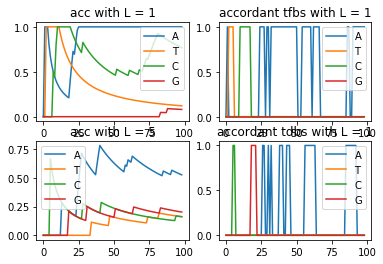

The script that drew this image:
import pandas as pd
pd.options.display.float_format = '${:,.8f}'.format
from sklearn import preprocessing
import matplotlib.pyplot as plt
from scipy import stats
import numpy as np
from mpl_toolkits.mplot3d import Axes3D
import unicodedata
import os
import scipy.special as sps

def prune(P0, j, L, Seq, k, LDNA, l, c, fb):
    Pf_ = np.array(list([0]*len(x)))
    Pb_ = np.array(list([0]*len(x)))
    L = L-1;
    if fb == 'f' :
        if k - 1 ==  k - L:
            nfn_ = Seq[k-1].count(LDNA[j])
        else:
            nfn_ = Seq[k-1:k-L+1].count(LDNA[j])
        if nfn_ == 0:
            nfn_ = Seq[k:k+2*L-1+1+1].count(LDNA[j])/len(LDNA[j])**(l+2)
        if k ==  k - L:
            nfd_ = Seq[k].count(LDNA[j])
        else:
            nfd_ = Seq[k-L:k+1].count(LDNA[j])
        if nfd_ == 0:
            nfd_ = Seq[k:k+2*L-1+1].count(LDNA[j])/len(LDNA[j])**(l+2)
        if nfd_ == 0:
            if nfn_ == 0:
                Pf_ = 0
            else:
                Pf_ = 0.25
        else:
            Pf_ = nfn_/nfd_   
        
        KL = sum(Pf_*np.log(2, P0/Pf))   
        if KL <= c:
            Pf_= 0
        P = Pf_
            
        
    else:
        if k - 1 ==  k - Lb:
            nbn_ = Seq[k-1].count(dDNA[j])
        else:
            nbn_ = Seq[k-L:k-1+1].count(dDNA[j])
        if nbn_ == 0:
            nbn_ = Seq[k:k+2*L-1+1].count(dDNA[j])/len(dDNA[j])**(l+2)
        if k ==  k - L:
            nbd_ = Seq[k-1].count(dDNA[j])
        else:
            nbd_ = Seq[k-L:k+1].count(dDNA[j])
        if nbd_ == 0:
            nbd_ = Seq[k:k+2*L-1+1].count(dDNA[j])/len(dDNA[j])**(l+2)
        if nbd_ == 0:
            if nbn_ == 0:
                Pb_ = 0
            else:
                Pb_ = 0.25
        else:
            Pb_ = nbn_/nbd_   
        
        KL = sum(Pb_*np.log(2, P0/Pb))  
        psi = len(LDNA)**(l+1)/nbn_
        while (L > 1) & (KL <= c*psi):
            L = L - 1
            Pb_ = prune(Pb_, j, L, Seq, k, dDNA, l, c, 'b')
        P = Pb_
    return P
#path = r'D:/Introduction to R/HMM//'
file = r'P:/GCMC/GCMC/STXBP1pheno.txt'
#file = r'D:/Introduction to R/HMM/STXBP1pheno.txt'
dataset = pd.read_csv(file, sep = ',')
Seq = str(dataset.x[1])
seq = list(dataset.x[1])
x = seq[0:99] #example 100
        

dDNA = ['A','T','C','G']
Lf = 1
Lb = 5# binding site
c = 0.65


Pf = np.array(list([0.0]*len(dDNA)))
Pb = np.array(list([0.0]*len(dDNA)))
nfn = np.array(list([0.0]*len(dDNA)))
nfd = np.array(list([0.0]*len(dDNA)))
nbn = np.array(list([0.0]*len(dDNA)))
nbd = np.array(list([0.0]*len(dDNA)))
PF = np.repeat(np.zeros(len(dDNA)), len(dDNA)).reshape(len(dDNA), len(dDNA))
PB = np.repeat(np.zeros(len(dDNA)), len(dDNA)).reshape(len(dDNA), len(dDNA))

pred_f =np.array(list(['']*len(x)))
accAf = np.array(list([0.0]*len(x)))
accCf = np.array(list([0.0]*len(x)))
accTf = np.array(list([0.0]*len(x)))
accGf = np.array(list([0.0]*len(x)))
accf = np.array([accAf,accCf,accTf,accGf])
tfbsAf = np.array(list([0.0]*len(x)))
tfbsTf = np.array(list([0.0]*len(x)))
tfbsCf = np.array(list([0.0]*len(x)))
tfbsGf = np.array(list([0.0]*len(x))) 


#L = 1 find tfbs with 10 box(fragment with significantly higher accuracy)
for i in np.arange(1, len(x)):  
    for j in range(len(dDNA)):
        if i - 1 ==  i - Lf:
            nfn[j] = Seq[i-1].count(dDNA[j])
        else:
            #[]: upper bound excluded
            nfn[j] = Seq[i-Lf:i-1+1].count(dDNA[j])
        if nfn[j] == 0:
            nfn[j] = Seq[i:i+2*Lf-1+1].count(dDNA[j])/len(dDNA[j])**(i+1) 
        if i ==  i - Lf:
            nfd[j] = Seq[i].count(dDNA[j]) 
        else:
            nfd[j] = Seq[i-Lf:i+1].count(dDNA[j])
        if nfd[j] == 0:
            nfd[j] = Seq[i:i+2*Lf-1+1].count(dDNA[j])/len(dDNA[j])**(i+1)
        if nfd[j] == 0:
            if nfn[j] == 0:
                Pf[j] = 0
            else:
                Pf[j] = 0.25
        else:
            Pf[j] = nfn[j]/nfd[j]        
        if  x[i] == dDNA[0]:
            PF[0,j] = Pf[j]
    #            PB[0,j] = max(Pb[j], Pb_[j])               
        if  x[i] == dDNA[1]: 
            PF[1,j] = Pf[j]
    #            PB[1,j] = max(Pb[j], Pb_[j])
        if  x[i] == dDNA[2]: 
            PF[2,j] = Pf[j]
    #            PB[2,j] = max(Pb[j], Pb_[j])
        if  x[i] == dDNA[3]: 
            PF[3,j] = Pf[j]
    #            PB[3,j] = max(Pb[j], Pb_[j])     
        if j == 3:
            nfn = np.array(list([0]*len(dDNA)))
            nfd = np.array(list([0]*len(dDNA)))
    P0 = np.dot([1,1,1,1], PF)
    pred_f[i] = dDNA[np.argmax(P0)]
    accAf[i] = sum((pred_f[0:i+1]==x[0:i+1]) * (pred_f[0:i+1] == np.repeat(dDNA[0],i+1)))/(i+1)* len(dDNA)
    accTf[i] = sum((pred_f[0:i+1]==x[0:i+1]) * (pred_f[0:i+1] == np.repeat(dDNA[1],i+1)))/(i+1)* len(dDNA)
    accCf[i] = sum((pred_f[0:i+1]==x[0:i+1]) * (pred_f[0:i+1] == np.repeat(dDNA[2],i+1)))/(i+1)* len(dDNA)
    accGf[i] = sum((pred_f[0:i+1]==x[0:i+1]) * (pred_f[0:i+1] == np.repeat(dDNA[3],i+1)))/(i+1)* len(dDNA)        
accAf[accAf>1] = 1
accTf[accTf>1] = 1
accCf[accCf>1] = 1
accGf[accGf>1] = 1
accf = np.array([accAf,accCf,accTf,accGf])
tfbsAf[(accAf>np.mean(accAf))*(accAf>=accCf)*(accAf>=accTf)*(accAf>=accGf)*(pred_f==dDNA[0])] = 1
tfbsTf[(accTf>np.mean(accTf))*(accTf>=accAf)*(accTf>=accCf)*(accTf>=accGf)*(pred_f==dDNA[1])] = 1
tfbsCf[(accCf>np.mean(accCf))*(accCf>=accAf)*(accCf>=accTf)*(accCf>=accGf)*(pred_f==dDNA[2])] = 1
tfbsGf[(accGf>np.mean(accGf))*(accGf>=accAf)*(accGf>=accCf)*(accGf>=accTf)*(pred_f==dDNA[3])] = 1
tfbsf = np.array([tfbsAf,tfbsCf,tfbsTf,tfbsGf]) 
##L = 5 find tfbs with 10 box(fragment with significantly higher accuracy)
Pf = np.array(list([0.0]*len(dDNA)))
Pb = np.array(list([0.0]*len(dDNA)))
nfn = np.array(list([0.0]*len(dDNA)))
nfd = np.array(list([0.0]*len(dDNA)))
nbn = np.array(list([0.0]*len(dDNA)))
nbd = np.array(list([0.0]*len(dDNA)))
PF = np.repeat(np.zeros(len(dDNA)), len(dDNA)).reshape(len(dDNA), len(dDNA))
PB = np.repeat(np.zeros(len(dDNA)), len(dDNA)).reshape(len(dDNA), len(dDNA))

pred_b =np.array(list(['']*len(x)))
accAb = np.array(list([0.0]*len(x)))
accCb = np.array(list([0.0]*len(x)))
accTb = np.array(list([0.0]*len(x)))
accGb = np.array(list([0.0]*len(x)))
accb = np.array([accAb,accCb,accTb,accGb])
tfbsAb = np.array(list([0.0]*len(x)))
tfbsTb = np.array(list([0.0]*len(x)))
tfbsCb = np.array(list([0.0]*len(x)))
tfbsGb = np.array(list([0.0]*len(x))) 

for i in np.arange(Lb, len(x)):  
    for j in range(len(dDNA)):        
        if i - 1 ==  i - Lb:
            nbn[j] = Seq[i-1].count(dDNA[j])
        else:
            #[]: upper bound excluded
            nbn[j] = Seq[i-Lb:i-1+1].count(dDNA[j])
        if nbn[j] == 0:
            nbn[j] = Seq[i:i+2*Lb-1+1].count(dDNA[j])/len(dDNA[j])**(i+1) 
        if i ==  i - Lb:
            nbd[j] = Seq[i].count(dDNA[j]) 
        else:
            nbd[j] = Seq[i-Lb:i+1].count(dDNA[j])
        if nbd[j] == 0:
            nbd[j] = Seq[i:i+2*Lb-1+1].count(dDNA[j])/len(dDNA[j])**(i+1)
        if nbd[j] == 0:
            if nbn[j] == 0:
                Pb[j] = 0
            else:
                Pb[j] = 0.25
        else:
            Pb[j] = nbn[j]/nbd[j]        
        if  x[i] == dDNA[0]:
            PB[0,j] = Pb[j]
    #            PB[0,j] = max(Pb[j], Pb_[j])               
        if  x[i] == dDNA[1]: 
            PB[1,j] = Pb[j]
    #            PB[1,j] = max(Pb[j], Pb_[j])
        if  x[i] == dDNA[2]: 
            PB[2,j] = Pb[j]
    #            PB[2,j] = max(Pb[j], Pb_[j])
        if  x[i] == dDNA[3]: 
            PB[3,j] = Pb[j]
    #            PB[3,j] = max(Pb[j], Pb_[j])     
        if j == 3:
            nbn = np.array(list([0]*len(dDNA)))
            nbd = np.array(list([0]*len(dDNA)))    
#            nbn_ = np.array(list([0]*len(LDNA)))
#            nbd_ = np.array(list([0]*len(LDNA)))
#            nbn = np.array(list([0]*len(LDNA)))
#            nbd = np.array(list([0]*len(LDNA))) 
    P0 = np.dot([1,1,1,1], PB)
    pred_b[i] = dDNA[np.argmax(P0)]
    accAb[i] = sum((pred_b[0:i+1]==x[0:i+1]) * (pred_b[0:i+1] == np.repeat(dDNA[0],i+1)))/(i+1)* len(dDNA)
    accTb[i] = sum((pred_b[0:i+1]==x[0:i+1]) * (pred_b[0:i+1] == np.repeat(dDNA[1],i+1)))/(i+1)* len(dDNA)
    accCb[i] = sum((pred_b[0:i+1]==x[0:i+1]) * (pred_b[0:i+1] == np.repeat(dDNA[2],i+1)))/(i+1)* len(dDNA)
    accGb[i] = sum((pred_b[0:i+1]==x[0:i+1]) * (pred_b[0:i+1] == np.repeat(dDNA[3],i+1)))/(i+1)* len(dDNA)     

accb = np.array([accAb,accCb,accTb,accGb])
tfbsAb[(accAb>np.mean(accAb))*(accAb>=accCb)*(accAb>=accTb)*(accAb>=accGb)*(pred_b==dDNA[0])] = 1
tfbsTb[(accTb>np.mean(accTb))*(accTb>=accAb)*(accTb>=accCb)*(accTb>=accGb)*(pred_b==dDNA[1])] = 1
tfbsCb[(accCb>np.mean(accCb))*(accCb>=accAb)*(accCb>=accTb)*(accCb>=accGb)*(pred_b==dDNA[2])] = 1
tfbsGb[(accGb>np.mean(accGb))*(accGb>=accAb)*(accGb>=accCb)*(accGb>=accTb)*(pred_b==dDNA[3])] = 1
tfbsb = np.array([tfbsAb,tfbsCb,tfbsTb,tfbsGb]) 


plt.figure
plt.subplot(221)
plt.plot(accf.T)
plt.title('acc with L = 1')
plt.legend(['A','T','C','G'])
plt.subplot(222)
plt.plot(tfbsf.T)
plt.title('accordant tfbs with L = 1')
plt.legend(['A','T','C','G'])
plt.subplot(223)
plt.plot(accb.T)
plt.title('acc with L = 5')
plt.legend(['A','T','C','G'])
plt.subplot(224)
plt.plot(tfbsb.T)
plt.title('accordant tdbs with L = 1')
plt.legend(['A','T','C','G'])

Pf = np.array(list([0.0]*len(dDNA)))
Pb = np.array(list([0.0]*len(dDNA)))
nfn = np.array(list([0.0]*len(dDNA)))
nfd = np.array(list([0.0]*len(dDNA)))
nbn = np.array(list([0.0]*len(dDNA)))
nbd = np.array(list([0.0]*len(dDNA)))
PF = np.repeat(np.zeros(len(dDNA)), len(dDNA)).reshape(len(dDNA), len(dDNA))
PB = np.repeat(np.zeros(len(dDNA)), len(dDNA)).reshape(len(dDNA), len(dDNA))
pred_ =np.array(['']*(len(x)))
t = list([[]]*(len(x)))
parents = list([[]]*(len(x)))
childsN =list([[]]*(len(x)))

tfbs = np.array(list([0.0]*np.size(tfbsb,1)))
tfbs[sum(tfbsf == np.zeros([4,99]),0)!=4] = 1

#fix L, 10 datapoints, homogenious VOM(5,0.65) tree
for i in np.arange(1, len(x)-1):
    if tfbs[i] == 0 | i < Lb:
        for j in range(len(dDNA)):
            if i - 1 ==  i - Lf:
                nfn[j] = Seq[i-1].count(dDNA[j])
            else:
                nfn[j] = Seq[i-Lf:i-1+1].count(dDNA[j])
            if nfn[j] == 0:
                nfn[j] = Seq[i:i+2*Lf-1+1].count(dDNA[j])/len(dDNA[j])**(i+1)
            if i ==  i - Lf:
                nfd[j] = Seq[i].count(dDNA[j])
            else:       
                nfd[j] = Seq[i-Lf:i+1].count(dDNA[j])
            if nfd[j] == 0:
                nfd[j] = Seq[i:i+2*Lf-1+1].count(dDNA[j])/len(dDNA[j])**(i+1)
            if nfd[j] == 0:
                if nfn[j] == 0:
                    Pf[j] = 0
                else:
                    Pf[j] = 0.25
            else:
                Pf[j] = nfn[j]/nfd[j]            
            if  x[i] == dDNA[0]:
                PF[0,j] = Pf[j]
            #            PB[0,j] = max(Pb[j], Pb_[j])               
            if  x[i] == dDNA[1]: 
                PF[1,j] = Pf[j]
            #            PB[1,j] = max(Pb[j], Pb_[j])
            if  x[i] == dDNA[2]: 
                PF[2,j] = Pf[j]
            #            PB[2,j] = max(Pb[j], Pb_[j])
            if  x[i] == dDNA[3]: 
                PF[3,j] = Pf[j] 
            #            PB[3,j] = max(Pb[j], Pb_[j])  
            if j == 3:
                nfn = np.array(list([0]*len(dDNA)))
                nfd = np.array(list([0]*len(dDNA)))
    #            nbn_ = np.array(list([0]*len(LDNA)))
    #            nbd_ = np.array(list([0]*len(LDNA)))
    #            nbn = np.array(list([0]*len(LDNA)))
    #            nbd = np.array(list([0]*len(LDNA)))             
    #    t.append(np.dot(P, [1,1,1,1])) 
        P0 = np.dot([1,1,1,1], PF/len(dDNA))
        t[i].append(P0)
        childsN[i].append(4)
        for j in range(len(dDNA)):    
            if i - 1 ==  i - Lf +1:
                nfn[j] = Seq[i-1].count(dDNA[j])
            else:
                nfn[j] = Seq[i-Lf+1:i-1+1].count(dDNA[j])
            if nfn[j] == 0:
                nfn[j] = Seq[i:i+2*Lf-1+1].count(dDNA[j])/len(dDNA[j])**(i+1) 
            if i ==  i - Lf:
                nfd[j] = Seq[i].count(dDNA[j])
            else:       
                nfd[j] = Seq[i-Lf+1:i+1].count(dDNA[j])
            if nfd[j] == 0:
                nfd[j] = Seq[i:i+2*Lf-1+1].count(dDNA[j])/len(dDNA[j])**(i+1) 
            if nfd[j] == 0:
                if nfn[j] == 0:
                    Pf[j] = 0
                else:
                    Pf[j] = 0.25
            else:
                Pf[j] = nfn[j]/nfd[j]           
            KL = sum(Pf*np.log(2, P0/Pf))
            if KL <= c:
                Pf[j] = prune(Pf[j], j, Lf, Seq, i, dDNA, 1, c, 'f')        
            if x[i] == dDNA[0]:
                PF[0,j] = Pf[j]
            #            PB[0,j] = max(Pb[j], Pb_[j])               
            if  x[i] == dDNA[1]: 
                PF[1,j] = Pf[j]
            #            PB[1,j] = max(Pb[j], Pb_[j])
            if  x[i] == dDNA[2]: 
                PF[2,j] = Pf[j]
            #            PB[2,j] = max(Pb[j], Pb_[j])
            if  x[i] == dDNA[3]: 
                PF[3,j] = Pf[j]
            #            PB[3,j] = max(Pb[j], Pb_[j])     
            if j == 3:
                nfn = np.array(list([0]*len(dDNA)))
                nfd = np.array(list([0]*len(dDNA)))
        temp = np.dot([1,1,1,1], PB)
        ind = np.array([0,1,2,3])
#                parents.append(dDNA[ind*(temp!= np.array([0.0]*len(dDNA)))])
                
        for j in ind*(temp!= np.array([0.0]*len(dDNA))): 
            if sum(PF[0:,j] >np.ones(4))>0:
                t[i].append(PF[0:,j]/(max(PF[0:,j])*len(dDNA)))
            parents[i].append(dDNA[j])
            childsN[i].append(sum(temp!= 0.0)) 
        pred_[i] = dDNA[np.argmax(sum(np.array(t[i]),1))]

            
    else:
        l = 0
        t[i] = list([[]]*len(dDNA))
        parents[i] = list([[]]*len(dDNA))
        childsN[i] =list([[]]*len(dDNA))
        for j in range(len(dDNA)):
            if i - 1 ==  i - Lb:
                nbn[j] = Seq[i-1].count(dDNA[j])
            else:
                nbn[j] = Seq[i-Lb:i-1+1].count(dDNA[j])
            if nbn[j] == 0:
                nbn[j] = Seq[i:i+2*Lb-1+1].count(dDNA[j])/len(dDNA[j])**(l+2)
            if i  ==  i - Lf:
                nbd[j] = Seq[i].count(dDNA[j])
            else:
                nbd[j] = Seq[i-Lb:i+1].count(dDNA[j])
            if nbd[j] == 0:
                nbd[j] = Seq[i:i+2*Lb-1+1].count(dDNA[j])/len(dDNA[j])**(l+2) 
            if nbd[j] == 0:
                if nbn[j] == 0:
                    Pf[j] = 0
                else:
                    Pf[j] = 0.25
            else:
                Pb[j] = nbn[j]/nbd[j]            
            if  x[i] == dDNA[0]:
                PB[0,j] = Pb[j]
    #            PB[0,j] = max(Pb[j], Pb_[j])               
            if  x[i] == dDNA[1]: 
                PB[1,j] = Pb[j]
    #            PB[1,j] = max(Pb[j], Pb_[j])
            if  x[i] == dDNA[2]: 
                PB[2,j] = Pb[j]
    #            PB[2,j] = max(Pb[j], Pb_[j])
            if  x[i] == dDNA[3]: 
                PB[3,j] = Pb[j]
    #            PB[3,j] = max(Pb[j], Pb_[j])     
            if j == 3:
                nbn = np.array(list([0]*len(dDNA)))
                nbd = np.array(list([0]*len(dDNA)))
#            nbn_ = np.array(list([0]*len(LDNA)))
#            nbd_ = np.array(list([0]*len(LDNA)))
#            nbn = np.array(list([0]*len(LDNA)))
#            nbd = np.array(list([0]*len(LDNA))) 
        P0 = np.dot([1,1,1,1], PB)
        if l == 0:
            t[i].append(P0/len(dDNA))
            childsN[i].append(4)
            l += 1
            for j in range(len(dDNA)):
                parents[i].append(dDNA[j])
                if sum(PB[0:,j] >np.ones(4))>0:
                    t[i].append(PB[0:,j]/(max(PB[0:,j])*len(dDNA)))
                childsN[i].append(4)        
                for j in range(len(dDNA)):
                    if i - 1 ==  i - Lb +1 :
                        nbn[j] = Seq[i-1].count(dDNA[j])
                    else:
                        nbn[j] = Seq[i-Lb+1:i-1+1].count(dDNA[j])
                    if nbn[j] == 0:
                        nbn[j] = Seq[i:i+2*Lb-1+1].count(dDNA[j])/len(dDNA[j])**(l+2)
                    if i  ==  i - Lf:
                        nbd[j] = Seq[i].count(dDNA[j])
                    else:
                        nbd[j] = Seq[i-Lb+1:i+1].count(dDNA[j])
                    if nbd[j] == 0:
                        nbd[j] = Seq[i:i+2*Lb-1+1].count(dDNA[j])/len(dDNA[j])**(l+2)
                    if nbd[j] == 0:
                        if nbn[j] == 0:
                            Pb[j] = 0
                        else:
                            Pb[j] = 0.25
                    else:
                        Pb[j] = nbn[j]/nbd[j]  
                
                    KL = sum(Pb*np.log(2, P0/Pb)) 
                    psi = len(dDNA)**(l+1)/nbn[j]
                    if KL <= c*psi:
                        Pb[j] = prune(Pb[j], j, Lb, Seq, i, dDNA, l, c, 'b')           
                    if x[i] == dDNA[0]:
                        PB[0,j] = Pb[j]
                #            PB[0,j] = max(Pb[j], Pb_[j])               
                    if  x[i] == dDNA[1]: 
                        PB[1,j] = Pb[j]
                #            PB[1,j] = max(Pb[j], Pb_[j])
                    if  x[i] == dDNA[2]: 
                        PB[2,j] = Pb[j]
                #            PB[2,j] = max(Pb[j], Pb_[j])
                    if  x[i] == dDNA[3]: 
                        PB[3,j] = Pb[j]
                #            PB[3,j] = max(Pb[j], Pb_[j])     
                    if j == 3:
                        nbn = np.array(list([0]*len(dDNA)))
                        nbd = np.array(list([0]*len(dDNA)))
                temp = np.dot([1,1,1,1], PB)
                l += 1
                ind = np.array([0,1,2,3])
#                parents.append(dDNA[ind*(temp!= np.array([0.0]*len(dDNA)))])
                
                for j in ind*(temp!= np.array([0.0]*len(dDNA))):  
                    if sum(PB[0:,j] >np.ones(4))>0:
                        t[i].append(PB[0:,j]/(max(PB[0:,j])*len(dDNA)))
                    parents[i].append(dDNA[j])
                childsN[i].append(sum(temp!= 0.0))
                temp = t[i]
                for tp in range(len(temp)-1):
                    if temp[tp] == []:
                        temp[tp] = np.zeros(len(dDNA))
                t[i] = temp
                pred_[i] = dDNA[np.argmax(sum(t[i],1))]
                
pred_[len(x)-1] = x[len(x)-1]
ACCb = sum(pred_b ==x[0:(len(pred_b))])/len(pred_b)
meanACCb = np.zeros(len(pred_b))
stdACCb = np.zeros(len(pred_b))
ACCf = sum(pred_f ==x[0:(len(pred_f))])/len(pred_f) 
meanACCf = np.zeros(len(pred_f))
stdACCf = np.zeros(len(pred_f))    
ACC = sum(pred_ ==x[0:(len(pred_))])/len(pred_)
meanACC = np.zeros(len(pred_))
stdACC = np.zeros(len(pred_))
        
accA_ = np.array(list([0.0]*len(pred_)))
accC_ = np.array(list([0.0]*len(pred_)))
accT_ = np.array(list([0.0]*len(pred_)))
accG_ = np.array(list([0.0]*len(pred_)))
TPA_ = np.array(list([0.0]*len(pred_)))
TPC_ = np.array(list([0.0]*len(pred_)))
TPT_ = np.array(list([0.0]*len(pred_)))
TPG_ = np.array(list([0.0]*len(pred_)))
TNA_ = np.array(list([0.0]*len(pred_)))
TNC_ = np.array(list([0.0]*len(pred_)))
TNT_ = np.array(list([0.0]*len(pred_)))
TNG_ = np.array(list([0.0]*len(pred_)))
acc_ = np.array([accAf,accCf,accTf,accGf])
tfbsA_ = np.array(list([0.0]*len(pred_)))
tfbsT_ = np.array(list([0.0]*len(pred_)))
tfbsC_ = np.array(list([0.0]*len(pred_)))
tfbsG_ = np.array(list([0.0]*len(pred_))) 
for i in np.arange(0, len(pred_)-1):  
    accA_[i] = sum((pred_[0:i+1]==x[0:i+1]) * (pred_[0:i+1] == np.repeat(dDNA[0],i+1)))/(i+1)* len(dDNA)
    accT_[i] = sum((pred_[0:i+1]==x[0:i+1]) * (pred_[0:i+1] == np.repeat(dDNA[1],i+1)))/(i+1)* len(dDNA)
    accC_[i] = sum((pred_[0:i+1]==x[0:i+1]) * (pred_[0:i+1] == np.repeat(dDNA[2],i+1)))/(i+1)* len(dDNA)
    accG_[i] = sum((pred_[0:i+1]==x[0:i+1]) * (pred_[0:i+1] == np.repeat(dDNA[3],i+1)))/(i+1)* len(dDNA)     
    TPA_[i] = sum( (pred_[0:i+1] == np.repeat(dDNA[0],i+1)))/sum(x[0:i+1] == np.repeat(dDNA[0],i+1))
    TPT_[i] = sum((pred_[0:i+1] == np.repeat(dDNA[1],i+1)))/sum(x[0:i+1] == np.repeat(dDNA[1],i+1))
    TPC_[i] = sum((pred_[0:i+1] == np.repeat(dDNA[2],i+1)))/sum(x[0:i+1] == np.repeat(dDNA[2],i+1))
    TPG_[i] = sum((pred_[0:i+1] == np.repeat(dDNA[3],i+1)))/sum(x[0:i+1] == np.repeat(dDNA[3],i+1))    
    TNA_[i] = sum((pred_[0:i+1] != np.repeat(dDNA[0],i+1)))/sum(x[0:i+1] != np.repeat(dDNA[0],i+1))
    TNT_[i] = sum((pred_[0:i+1] != np.repeat(dDNA[1],i+1)))/sum(x[0:i+1] != np.repeat(dDNA[1],i+1))
    TNC_[i] = sum((pred_[0:i+1] != np.repeat(dDNA[2],i+1)))/sum(x[0:i+1] != np.repeat(dDNA[2],i+1))
    TNG_[i] = sum((pred_[0:i+1] != np.repeat(dDNA[3],i+1)))/sum(x[0:i+1] != np.repeat(dDNA[3],i+1))     


accA_[accA_>1] = 1
accT_[accT_>1] = 1
accC_[accC_>1] = 1
accG_[accG_>1] = 1

acc_ = np.array([accA_,accC_,accT_,accG_])
TP_ = np.array([TPA_/max(TPA_),TPC_/max(TPC_),TPT_/max(TPT_),TPG_/max(TPG_)])
TN_ = np.array([TNA_/max(TNA_),TNC_/max(TPC_),TNT_/max(TNT_),TNG_/max(TNG_)])

tfbsA_[(accA_>np.mean(accA_))*(accA_>=accC_)*(accA_>=accT_)*(accA_>=accG_)*(pred_==dDNA[0])] = 1
tfbsT_[(accT_>np.mean(accT_))*(accT_>=accA_)*(accT_>=accC_)*(accT_>=accG_)*(pred_==dDNA[1])] = 1
tfbsC_[(accC_>np.mean(accC_))*(accC_>=accA_)*(accC_>=accT_)*(accC_>=accG_)*(pred_==dDNA[2])] = 1
tfbsG_[(accG_>np.mean(accG_))*(accG_>=accA_)*(accG_>=accC_)*(accG_>=accT_)*(pred_==dDNA[3])] = 1
tfbs_ = np.array([tfbsA_,tfbsC_,tfbsT_,tfbsG_]) 
  
for i in range(1, len(pred_)):
    meanACCb[i] = np.mean(sum(pred_b[0:i] ==x[0:i])/(i+1))
    stdACCb[i] = np.std(meanACCb[0:i])
    meanACCf[i] = np.mean(sum(pred_f[0:i] ==x[0:i])/(i+1))
    stdACCf[i] = np.std(meanACCf[0:i])
    meanACC[i] = np.mean(sum(pred_[0:i] ==x[0:i])/(i+1))
    stdACC[i] = np.std(meanACC[0:i])
    
     
plt.figure
plt.subplot(411)
plt.plot(acc_.T)
plt.title('acc with mix L = 1 and L = 5')
plt.legend(['A','T','C','G'])
plt.subplot(412)
plt.plot(TP_.T)
plt.title('sensitivity with mix L = 1 and L = 5')
plt.legend(['A','T','C','G'])
plt.subplot(413)
plt.plot(TN_.T)
plt.title('specificity with mix L = 1 and L = 5')
plt.legend(['A','T','C','G'])
plt.subplot(414)
plt.plot(tfbs_.T)
plt.title('accordant tfbs with mix L = 1 and L = 5')
plt.legend(['A','T','C','G'])


plt.figure
plt.subplot(311)
plt.plot(range(len(meanACCb)),meanACCb,'k') 
plt.fill_between(range(len(meanACCb)),meanACCb-stdACCb,meanACCb+stdACCb)
plt.title('total ACC with L = 5')

plt.subplot(312)
plt.plot(range(len(meanACCf)),meanACCf,'k') 
plt.fill_between(range(len(meanACCf)),meanACCf-stdACCf,meanACCf+stdACCf)
plt.title('total ACC with L = 1')

plt.subplot(313)
plt.plot(range(len(meanACC)),meanACC,'k') 
plt.fill_between(range(len(meanACC)),meanACC-stdACC,meanACC+stdACC)
plt.title('total ACC with mix L = 1 and L = 5') 

         
#if max(0, k -1) == max(0, k - Lf):
#                nfn[j] = Seq[max(0, k-1)].count(LDNA[j]) + nfn[j]
#                nfn_[j] = len(x) - nfn[j] + nfn_[j]
#            else:
#                Min = min(max(0, k-1), max(0, k-Lf))
#                Max = max(max(0, k-1), max(0, k-Lf))
#                nfn[j] = Seq[Min:Max].count(LDNA(j)) + nfn[j]
#                nfn_[j] = len(x) - nfn[j] + nfn_[j]
#            if max(0, k) == max(0, k - Lf):
#                nfd[j] = Seq[max(0, k)].count(LDNA[j]) + nfd[j]
#                nfd_[j] = len(x)-nfd[j] + nfd_[j]
#            else:
#                Min = min(max(0, k), max(0, k-Lf))
#                Max = max(max(0, k), max(0, k-Lf))
#                nfd[j] = Seq[Min:Max].count(LDNA(j)) + nfd[j]
#                nfd_[j] = len(x)-nfd[j] + nfd_[j]
#            if max(0, k -1) == max(0, k - Lb):
#                nbn[j] = Seq[max(0, k-1)].count(LDNA[j]) + nbn[j]
#                nbn_[j] = len(x)-nbn[j] + nbn_[j]
#            else:
#                Min = min(max(0, k-1), max(0, k-Lb))
#                Max = max(max(0, k-1), max(0, k-Lb))
#                nbn[j] = Seq[Min:Max].count(LDNA(j)) + nbn[j]
#                nbn_[j] = len(x)-nbn[j] + nbn_[j]
#            if max(0, k) == max(0, k - Lb):
#                nbd[j] = Seq[max(0, k)].count(LDNA[j]) + nbd[j]
#                nbd_[j] = len(x)-nbd[j] + nbd_[j]
#            else:
#                Min = min(max(0, k), max(0, k-Lb))
#                Max = max(max(0, k), max(0, k-Lb))
#                nbd[j] = Seq[Min :Max].count(LDNA(j)) + nbd[j] 
#                nbd_[j] = len(x)-nbd[j] + nbd_[j]            
           
#
#    Seq[i] = max(s)
#    for j in range(len(LDNA)):
#        if max(0, i - 1) == max(0, i - Lb):
#            nbn[j] = Seq[max(0, i-1)].count(LDNA[j])
#            if nbn[j] == 0:
#                nbn[j] = Seq[max(0, i-1)].count(LDNA[j])
#            nbn_[j] = 1-nbn[j]
#        else:
#            Min = min(max(0, i-1), max(0, i-Lb))
#            Max = max(max(0, i-1), max(0, i-Lb))
#            nbn[j] = Seq[Min:Max].count(LDNA(j))
#            nbn_[j] = Lb-1-nbn[j]
#        if max(0, i) == max(0, i - Lb):
#            nbd[j] = Seq[max(0, i)].count(LDNA[j])
#            nbd_[j] = 1-nbd[j]
#        else:
#            Min = min(max(0, i), max(0, i-Lb))
#            Max = max(max(0, i), max(0, i-Lb))
#            nbd[j] = Seq[Min :Max].count(LDNA(j))
#            nbd_[j] = Lb-nbd[j]             
#       
#        Pf[j] = nfn[j]/(nfd[j]+0.0001)
#        Pf_[j] = nfn_[j]/(nfd_[j]+0.0001)
#            
#        if Pf[j]> Pf_[j]:
#            Lp0[j] = 1          
#        if  x[i] == LDNA[0]:
#            PF[0,j] = max(Pf[j], Pf_[j])
##            PB[0,j] = max(Pb[j], Pb_[j])               
#        if  x[i] == LDNA[1]: 
#            PF[1,j] = max(Pf[j], Pf_[j])
##            PB[1,j] = max(Pb[j], Pb_[j])
#        if  x[i] == LDNA[2]: 
#            PF[2,j] = max(Pf[j], Pf_[j])
##            PB[2,j] = max(Pb[j], Pb_[j])
#        if  x[i] == LDNA[3]: 
#            PF[3,j] = max(Pf[j], Pf_[j])
##            PB[3,j] = max(Pb[j], Pb_[j])     
#        if j == 3:
#            nfn_ = np.array(list([0]*len(LDNA)))
#            nfd_ = np.array(list([0]*len(LDNA)))
#            nfn = np.array(list([0]*len(LDNA)))
#            nfd = np.array(list([0]*len(LDNA)))
##            nbn_ = np.array(list([0]*len(LDNA)))
##            nbd_ = np.array(list([0]*len(LDNA)))
##            nbn = np.array(list([0]*len(LDNA)))
##            nbd = np.array(list([0]*len(LDNA))) 
#            Lp0 = np.array(list([0]*len(LDNA)))    
#            
#            
#        Pb[j] = nbn[j]/(nbd[j]+0.0001)
#        Pb_[j] = nbn_[j]/(nbd_[j]+0.0001)
#            
#        if Pf[j]> Pf_[j] & k == i:
#            Lp0[j] = 1          
#        if  x[i] == LDNA[0]:
#            PF[0,j] = max(Pf[j], Pf_[j])
#            PB[0,j] = max(Pb[j], Pb_[j])               
#        if  x[i] == LDNA[1]: 
#            PF[1,j] = max(Pf[j], Pf_[j])
#            PB[1,j] = max(Pb[j], Pb_[j])
#        if  x[i] == LDNA[2]: 
#            PF[2,j] = max(Pf[j], Pf_[j])
#            PB[2,j] = max(Pb[j], Pb_[j])
#        if  x[i] == LDNA[3]: 
#            PF[3,j] = max(Pf[j], Pf_[j])
#            PB[3,j] = max(Pb[j], Pb_[j])  
#    
#        if j == 3:
#            nfn_ = np.array(list([0]*len(LDNA)))
#            nfd_ = np.array(list([0]*len(LDNA)))
#            nfn = np.array(list([0]*len(LDNA)))
#            nfd = np.array(list([0]*len(LDNA)))
#            nbn_ = np.array(list([0]*len(LDNA)))
#            nbd_ = np.array(list([0]*len(LDNA)))
#            nbn = np.array(list([0]*len(LDNA)))
#            nbd = np.array(list([0]*len(LDNA))) 
#            Lp0 = np.array(list([0]*len(LDNA)))
        
        
        
        
    
      
                
